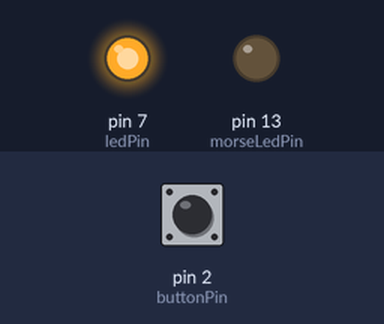
Simulated run of this sketch. Board: Arduino Uno, built with avr-gcc and run on an emulated ATmega328P. Parts: output pins drawn as LEDs (lit = HIGH). Dashed ring = blinking. Inputs (shaded band) come from the test bench; at power-on: pin 2 (buttonPin) HIGH.

Above: at 1.25 s.
1.3 s: pin 2 (buttonPin) pulled LOW for 0.15 s
At 4.05 s:
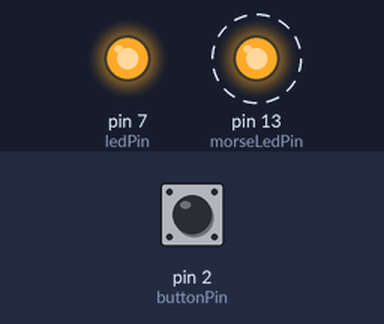
4.3 s: pin 2 (buttonPin) pulled LOW for 1 s
At 5.1 s:
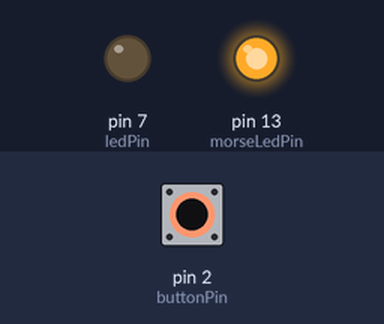
7.3 s: pin 2 (buttonPin) pulled LOW for 3.2 s
At 8.0 s:
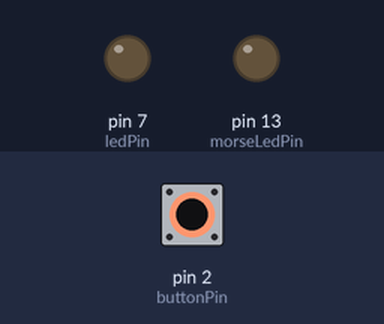
Timing chart, 0 to 18.0 s (numbered marks = the images above; inputs shaded):
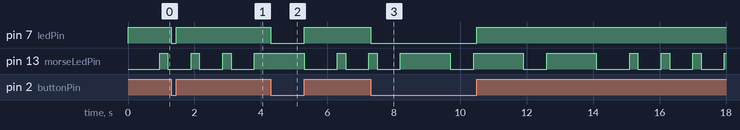

The sketch:

push_button_morse.ino
```cpp
const int buttonPin = 2;
const int ledPin = 7;
const int morseLedPin = LED_BUILTIN;

#define DOT         250
#define DASH        1500
#define ELEM_GAP    700
#define CHAR_GAP    1000

// array containing "42" morse code timing
const int morse_timing[] = {
    DOT, ELEM_GAP, DOT, ELEM_GAP, DOT, ELEM_GAP, DOT, ELEM_GAP, DASH, CHAR_GAP,
    DOT, ELEM_GAP, DOT, ELEM_GAP, DASH, ELEM_GAP, DASH, ELEM_GAP, DASH, CHAR_GAP
};
// calculates the number of steps in the sequence
const int morse_steps = sizeof(morse_timing) / sizeof(int);

int current_step = 0;
unsigned long last_morse_change = 0;

// this function gets called automatically whenever the button changes
// ISR = Interrupt Service Routine
void buttonISR() {
  int buttonState = digitalRead(buttonPin);
  // with INPUT_PULLUP: released = HIGH, pressed = LOW
  // so we just copy the button state directly to the led
  digitalWrite(ledPin, buttonState);
}

void setup() {
  pinMode(ledPin, OUTPUT);
  pinMode(buttonPin, INPUT_PULLUP);
  digitalWrite(ledPin, HIGH);
  pinMode(morseLedPin, OUTPUT);

  // attach interrupt so button works independently from the morse code
  attachInterrupt(digitalPinToInterrupt(buttonPin), buttonISR, CHANGE);

  last_morse_change = millis();
}

// morse always runs continuously, independent of button
void loop() {
  if (millis() - last_morse_change >= morse_timing[current_step]) {
    last_morse_change = millis();
    current_step = (current_step + 1) % morse_steps;
    // even steps (0,2,4...) are signals -> turn led on
    // odd steps (1,3,5...) are gaps -> turn led off
    bool isSignal = (current_step % 2 == 0);
    digitalWrite(morseLedPin, isSignal);
  }
}
```

Measured:
- after the input at 1.3 s, pin 7 (ledPin): HIGH → LOW at once, → HIGH 0.15 s later
- after the input at 4.3 s, pin 7 (ledPin): HIGH → LOW at once, → HIGH 1.0 s later
- after the input at 7.3 s, pin 7 (ledPin): HIGH → LOW at once, → HIGH 3.2 s later
